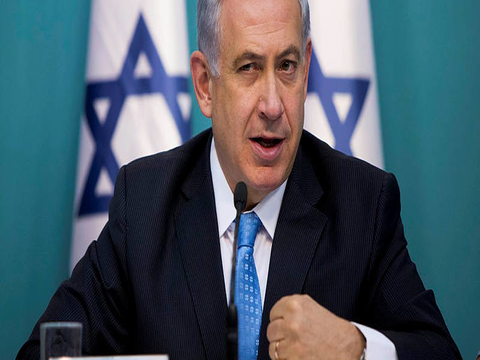
#> input picture data/test/0006.png, 480 x 360 px
$ python -i bounding_box.py   (imports and definitions only)
#> lines starting #> are read from the running program, lines starting #| are printed output that depends on the picture; after the words box and inside, x2 and y2 are one past the last pixel; in counts of white or black regions, pixels touching at a corner belong together
#> further down, picture is the input picture: shape (360, 480, 3); mean B, G, R 101.7, 90.3, 73.4
import cv2
import imutils as imutils


class BoundingBox:

    def get_bounding_boxes(self, img):
        """ Return list of bounding boxes coordinates. """
        gray = cv2.cvtColor(img, cv2.COLOR_BGR2GRAY)
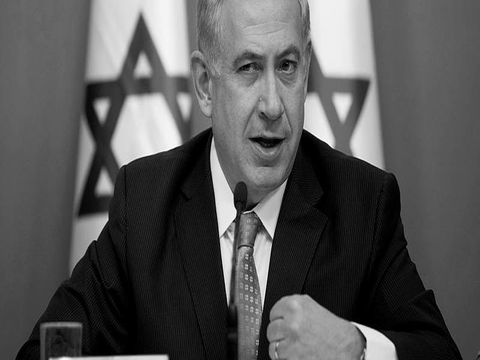
#> gray: shape (360, 480); min 0, max 255, mean 86.5
        gray = cv2.GaussianBlur(gray, (5, 5), 0)
        thresh = cv2.threshold(gray, 210, 255, cv2.THRESH_BINARY)[1]
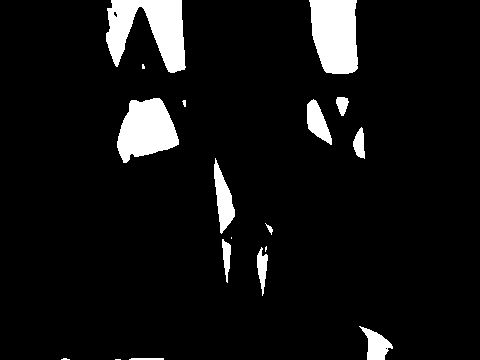
#> thresh: shape (360, 480); 7.2% white; 18 white regions (5 under 20 px)
        cnts = cv2.findContours(thresh.copy(), cv2.RETR_EXTERNAL,
                                cv2.CHAIN_APPROX_SIMPLE)
#> cnts = 18 contours, 6 with area under 20; largest, box (x1, y1, x2, y2) and area: (106, 0, 186, 73) 3278, (309, 0, 358, 74) 2941, (117, 98, 179, 163) 2631, (214, 158, 235, 234) 729, (307, 99, 332, 145) 578
        cnts = imutils.grab_contours(cnts)
        boxes = []
        for c in cnts:
            x, y, w, h = cv2.boundingRect(c)
            boxes.append([x, y, x+w, y+h])
#> this loop made 18 passes
#> (x, y, w, h) on passes 2, 3, 4, 5, 6, 7, 9, 10, 11, 12, 13, 14: (129, 358, 35, 2), (61, 358, 9, 2), (359, 326, 34, 34), (257, 247, 11, 49), (265, 246, 2, 6), (222, 239, 9, 44), (265, 223, 8, 12), (214, 158, 21, 76), (353, 127, 12, 32), (182, 100, 4, 7), (307, 99, 25, 46), (117, 98, 62, 65)
#> (c, x, y, w, h) on passes 1, 8: ([[115, 359], [120, 359]], 115, 359, 6, 1), ([[231, 237], [231, 238]], 231, 237, 1, 2)
#> after the loop, boxes = 18 items, first 6: [115, 359, 121, 360], [129, 358, 164, 360], [61, 358, 70, 360], [359, 326, 393, 360], [257, 247, 268, 296], [265, 246, 267, 252]
        print("Box: ", boxes)
#> (printed output is left out)

        return boxes

>>> import cv2
>>> picture = cv2.imread('data/test/0006.png')
>>> result = BoundingBox().get_bounding_boxes(picture)
#> result has the same summary as boxes in get_bounding_boxes

$ run again, on data/test/0007.png
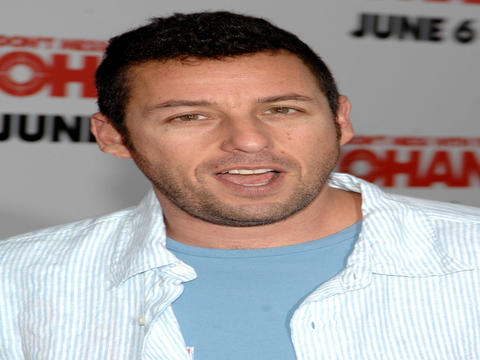
#> input picture data/test/0007.png, 480 x 360 px
#> picture is the input picture: shape (360, 480, 3); mean B, G, R 154.2, 155.7, 165.6
#> in get_bounding_boxes, `gray = cv2.cvtColor(img, cv2.COLOR_BGR2GRAY)`:
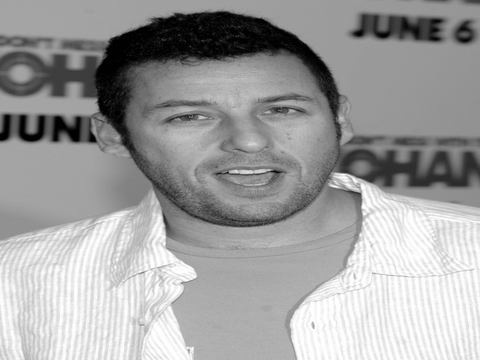
#> gray: shape (360, 480); min 0, max 255, mean 158.5
#> in get_bounding_boxes, `thresh = cv2.threshold(gray, 210, 255, cv2.THRESH_BINARY)[1]`:
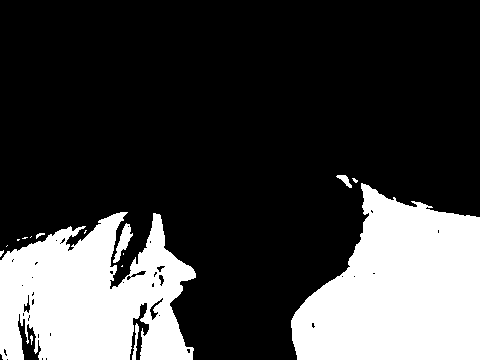
#> thresh: shape (360, 480); 25.7% white; 16 white regions (10 under 20 px)
#> cnts = 16 contours, 11 with area under 20; largest, box (x1, y1, x2, y2) and area: (291, 183, 480, 360) 23362, (0, 212, 196, 360) 19904, (113, 223, 133, 263) 262, (132, 323, 139, 360) 72, (336, 175, 352, 188) 70
#> the loop in get_bounding_boxes, `for c in cnts:` made 16 passes
#> (x, y, w, h) on passes 1, 2, 5, 8, 10, 11, 12, 13: (30, 335, 3, 10), (132, 323, 7, 37), (0, 250, 4, 7), (22, 237, 6, 2), (36, 233, 9, 6), (84, 230, 3, 4), (113, 223, 20, 40), (0, 212, 196, 148)
#> after the loop in get_bounding_boxes, `for c in cnts:`: boxes = 16 items, first 6: [30, 335, 33, 345], [132, 323, 139, 360], [121, 265, 123, 267], [123, 253, 124, 255], [0, 250, 4, 257], [6, 245, 8, 247]
#> (printed output is left out)
#> result has the same summary as boxes in get_bounding_boxes

$ run again, on data/test/0011.png
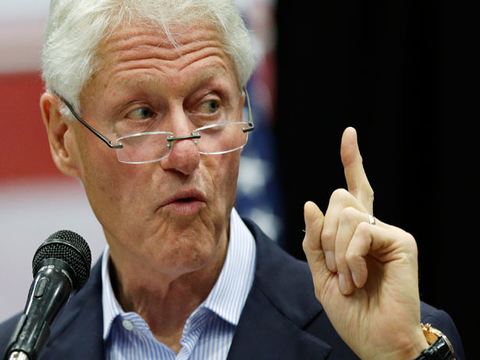
#> input picture data/test/0011.png, 480 x 360 px
#> picture is the input picture: shape (360, 480, 3); mean B, G, R 74.9, 83.5, 99.1
#> in get_bounding_boxes, `gray = cv2.cvtColor(img, cv2.COLOR_BGR2GRAY)`:
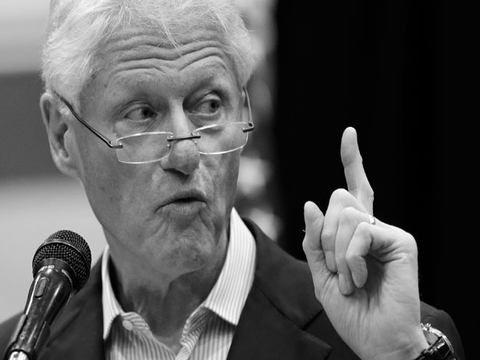
#> gray: shape (360, 480); min 0, max 255, mean 87.2
#> in get_bounding_boxes, `thresh = cv2.threshold(gray, 210, 255, cv2.THRESH_BINARY)[1]`:
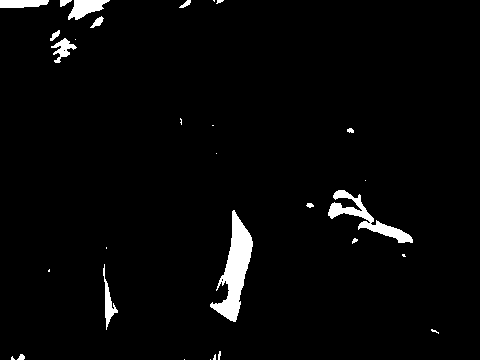
#> thresh: shape (360, 480); 2.9% white; 30 white regions (15 under 20 px)
#> cnts = 30 contours, 19 with area under 20; largest, box (x1, y1, x2, y2) and area: (210, 210, 253, 322) 1855, (328, 190, 413, 243) 966, (68, 0, 110, 20) 423, (0, 0, 49, 8) 290, (103, 264, 118, 330) 228
#> the loop in get_bounding_boxes, `for c in cnts:` made 30 passes
#> (x, y, w, h) on passes 1, 2, 3, 4, 5, 6, 7, 9: (210, 359, 1, 1), (184, 359, 1, 1), (11, 356, 4, 4), (213, 354, 3, 6), (17, 354, 8, 6), (218, 351, 3, 9), (431, 329, 8, 5), (103, 264, 15, 66)
#> after the loop in get_bounding_boxes, `for c in cnts:`: boxes = 30 items, first 6: [210, 359, 211, 360], [184, 359, 185, 360], [11, 356, 15, 360], [213, 354, 216, 360], [17, 354, 25, 360], [218, 351, 221, 360]
#> (printed output is left out)
#> result has the same summary as boxes in get_bounding_boxes
